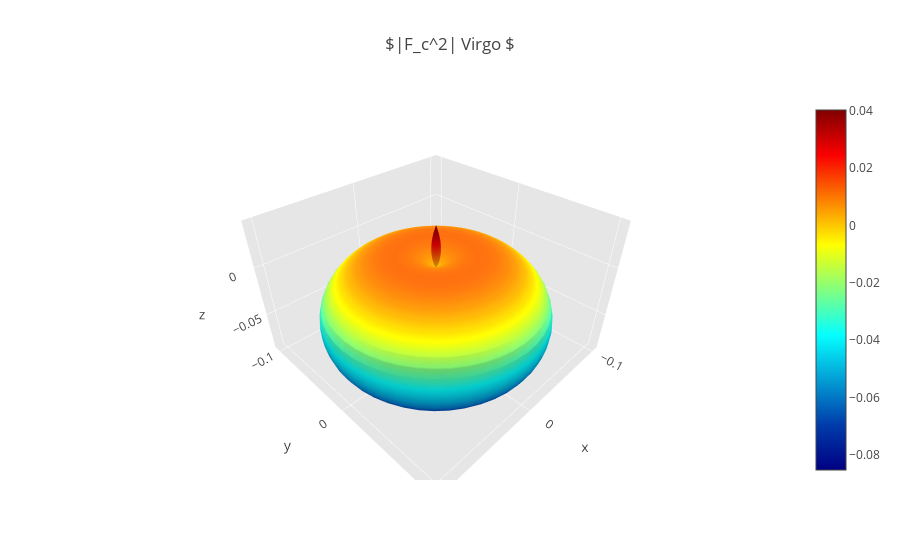

The code cell stored with this chart in its notebook:
### Markdown cell above
# |Fc^2| - Virgo

### Code cell
import numpy as np
import plotly.plotly
plotly.offline.init_notebook_mode(connected=True)
import plotly.offline as py
import plotly.graph_objs as go

import pycbc
from pycbc.detector import Detector
from pycbc.waveform import get_td_waveform

# Euler's angles 
theta_aux = np.linspace(0,np.pi,50) # right ascension
phi_aux = np.linspace(0,2*np.pi,50) # declination
psi = 0 # polarization

# compute grid for theta and phi
theta, phi  = np.meshgrid(theta_aux, phi_aux)

# declare time of earth rotation
time = 1000000000

# declare detector we want to refer H1-Hanford, L1-Livingston, Vi-Virgo
d = Detector("V1")

# compute antenna pattern f-plus and f-cross
for index in range(len(theta)):
    fp, fc = d.antenna_pattern(phi[index], theta[index], psi, time)
    # compute |Fc^2|
    abs_fc = abs(pow(fc, 2)) 
    # if you're curious about the numbers 
    # print("|Fc^2| %s" % str(abs_fc))

# set spheriacal coordinates transform
x = abs_fc * np.cos(phi) * np.sin(theta)  # x = r*cos(phi)*sin(theta)
y = abs_fc * np.sin(phi) * np.sin(theta)  # y = r*sin(phi)*sin(theta)
z = abs_fc * np.cos(theta)                # z = np.cos(theta)


surface = go.Surface(x = x, y = y, z = z, colorscale = 'Jet')
data = [surface]

layout = go.Layout(
    title = '$|F_c^2| Virgo $',
    scene = dict(
        xaxis = dict(
            gridcolor = 'rgb(255, 255, 255)',
            zerolinecolor = 'rgb(255, 255, 255)',
            showbackground = True,
            backgroundcolor ='rgb(230, 230,230)'
        ),
        yaxis = dict(
            gridcolor = 'rgb(255, 255, 255)',
            zerolinecolor = 'rgb(255, 255, 255)',
            showbackground = True,
            backgroundcolor = 'rgb(230, 230,230)'
        ),
        zaxis = dict(
            gridcolor = 'rgb(255, 255, 255)',
            zerolinecolor = 'rgb(255, 255, 255)',
            showbackground = True,
            backgroundcolor = 'rgb(230, 230,230)'
        )
    )
)

fig = go.Figure(data = data, layout = layout)
py.iplot(fig, filename='Virgo_fc')

### Figure 1 — Plotly figure (JSON) as saved in the notebook; plotly's stock layout.template omitted (floating-point values rounded to 4 significant figures; data arrays with more than 128 entries replaced by an {"elided": "..."} marker saying what was removed)
{"data": [{"colorscale": "Jet", "type": "surface", "uid": "2d7a6a1d-5817-4904-b459-e6756de91a9b", "x": {"elided": "50x50 float values"}, "y": {"elided": "50x50 float values"}, "z": {"elided": "50x50 float values"}}], "layout": {"scene": {"xaxis": {"backgroundcolor": "rgb(230, 230,230)", "gridcolor": "rgb(255, 255, 255)", "showbackground": true, "zerolinecolor": "rgb(255, 255, 255)"}, "yaxis": {"backgroundcolor": "rgb(230, 230,230)", "gridcolor": "rgb(255, 255, 255)", "showbackground": true, "zerolinecolor": "rgb(255, 255, 255)"}, "zaxis": {"backgroundcolor": "rgb(230, 230,230)", "gridcolor": "rgb(255, 255, 255)", "showbackground": true, "zerolinecolor": "rgb(255, 255, 255)"}}, "title": {"text": "$|F_c^2| Virgo $"}}}
